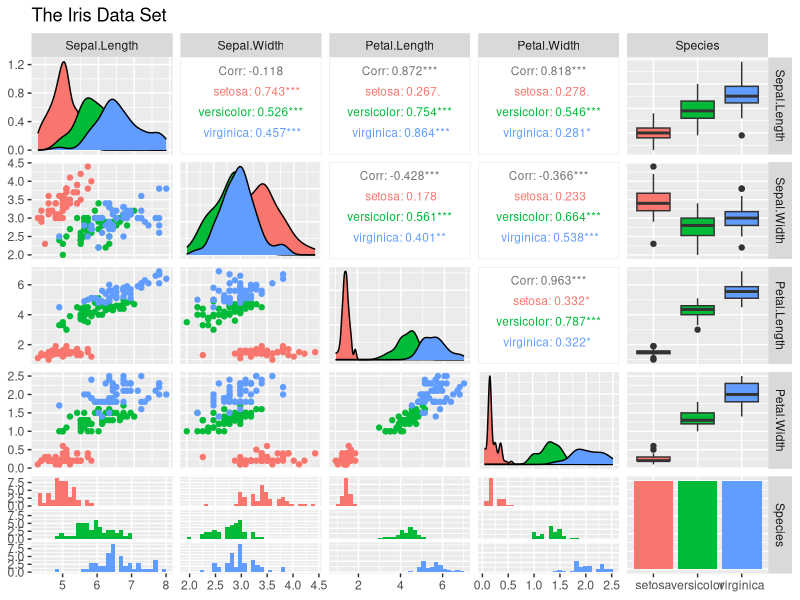

Generate this figure with R:
## ---- chunk 1
require(GGally)     # Required for ggpairs
require(ggplot2)    # GGally supersets on ggplot2
require(gridExtra)
library('datasets')

data(iris, package = 'ggplot2')

str(iris)
summary(iris)

p_iris <-ggpairs(iris, title = "The Iris Data Set", upper = list(continuous = wrap("cor", size = 3)), lower = list(discrete = wrap("facetbar", bins = 10)), aes(color=Species))

p_iris
## ---- chunk 2

